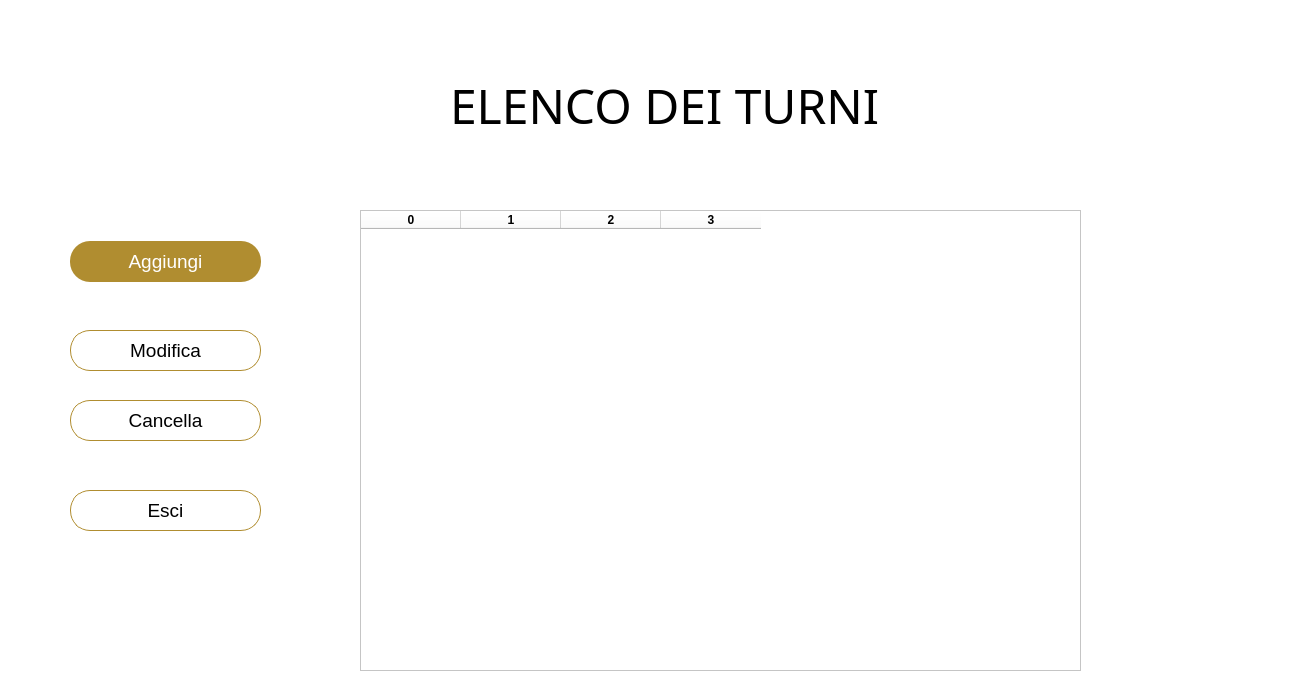
<?xml version="1.0" encoding="UTF-8"?>
<ui version="4.0">
 <class>Dialog</class>
 <widget class="QDialog" name="Dialog">
  <property name="geometry">
   <rect>
    <x>0</x>
    <y>0</y>
    <width>1300</width>
    <height>700</height>
   </rect>
  </property>
  <property name="windowTitle">
   <string>Dialog</string>
  </property>
  <widget class="QWidget" name="bgwidget" native="true">
   <property name="geometry">
    <rect>
     <x>0</x>
     <y>0</y>
     <width>1500</width>
     <height>800</height>
    </rect>
   </property>
   <property name="styleSheet">
    <string notr="true">background-color: rgb(255, 255, 255);</string>
   </property>
   <widget class="QLabel" name="label">
    <property name="geometry">
     <rect>
      <x>450</x>
      <y>60</y>
      <width>441</width>
      <height>91</height>
     </rect>
    </property>
    <property name="font">
     <font>
      <family>Bangla MN</family>
      <pointsize>36</pointsize>
      <weight>50</weight>
      <italic>false</italic>
      <bold>false</bold>
     </font>
    </property>
    <property name="styleSheet">
     <string notr="true">font: 36pt;
background: transparent;
color: rgb(0,0,0);</string>
    </property>
    <property name="text">
     <string>ELENCO DEI TURNI</string>
    </property>
   </widget>
   <widget class="QPushButton" name="btnModifica">
    <property name="geometry">
     <rect>
      <x>70</x>
      <y>330</y>
      <width>191</width>
      <height>41</height>
     </rect>
    </property>
    <property name="styleSheet">
     <string notr="true">border-radius:20px;
font: 14pt;
border: 1px solid rgb(176, 141, 48);</string>
    </property>
    <property name="text">
     <string>Modifica</string>
    </property>
   </widget>
   <widget class="QPushButton" name="btnCancella">
    <property name="geometry">
     <rect>
      <x>70</x>
      <y>400</y>
      <width>191</width>
      <height>41</height>
     </rect>
    </property>
    <property name="styleSheet">
     <string notr="true">border-radius:20px;
font: 14pt;
border: 1px solid rgb(176, 141, 48);</string>
    </property>
    <property name="text">
     <string>Cancella</string>
    </property>
   </widget>
   <widget class="QPushButton" name="btnAggiungi">
    <property name="geometry">
     <rect>
      <x>70</x>
      <y>241</y>
      <width>191</width>
      <height>41</height>
     </rect>
    </property>
    <property name="styleSheet">
     <string notr="true">border-radius:20px;
background-color: rgb(176, 141, 48);
font: 14pt;
color: rgb(255, 255, 255);</string>
    </property>
    <property name="text">
     <string>Aggiungi</string>
    </property>
   </widget>
   <widget class="QPushButton" name="btnEsci">
    <property name="geometry">
     <rect>
      <x>70</x>
      <y>490</y>
      <width>191</width>
      <height>41</height>
     </rect>
    </property>
    <property name="styleSheet">
     <string notr="true">border-radius:20px;
font: 14pt;
border: 1px solid rgb(176, 141, 48);</string>
    </property>
    <property name="text">
     <string>Esci</string>
    </property>
   </widget>
   <widget class="QTableWidget" name="tableWidget">
    <property name="geometry">
     <rect>
      <x>360</x>
      <y>210</y>
      <width>721</width>
      <height>461</height>
     </rect>
    </property>
    <property name="styleSheet">
     <string notr="true">background: rgb(255,255,255);
</string>
    </property>
    <column>
     <property name="text">
      <string>0</string>
     </property>
     <property name="font">
      <font>
       <weight>75</weight>
       <bold>true</bold>
      </font>
     </property>
    </column>
    <column>
     <property name="text">
      <string>1</string>
     </property>
     <property name="font">
      <font>
       <weight>75</weight>
       <bold>true</bold>
      </font>
     </property>
    </column>
    <column>
     <property name="text">
      <string>2</string>
     </property>
     <property name="font">
      <font>
       <weight>75</weight>
       <bold>true</bold>
      </font>
     </property>
    </column>
    <column>
     <property name="text">
      <string>3</string>
     </property>
     <property name="font">
      <font>
       <weight>75</weight>
       <bold>true</bold>
      </font>
     </property>
    </column>
   </widget>
  </widget>
 </widget>
 <resources>
  <include location="../source.qrc"/>
 </resources>
 <connections/>
</ui>
